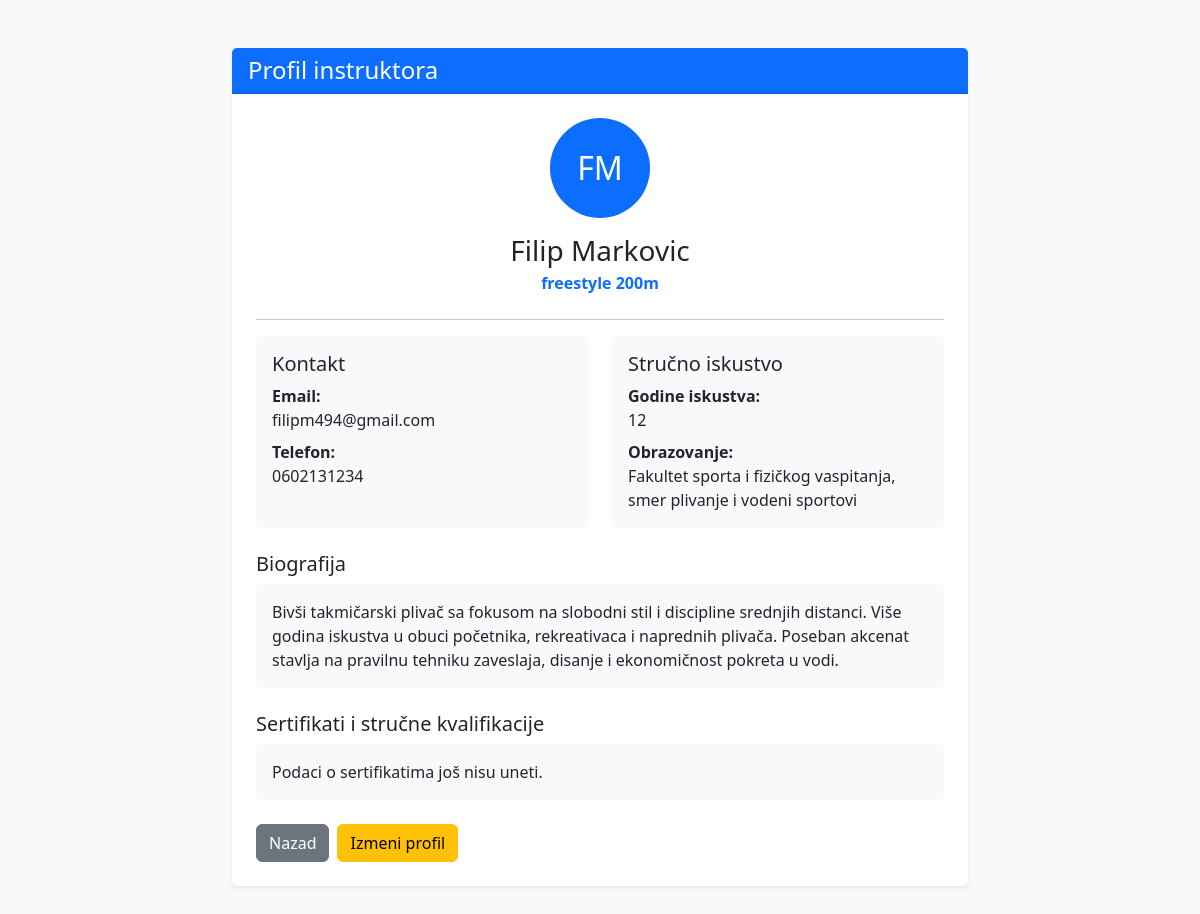
The app's page /plivanje_projekat/profil_instruktora.php?id=3 (signed in), older data.
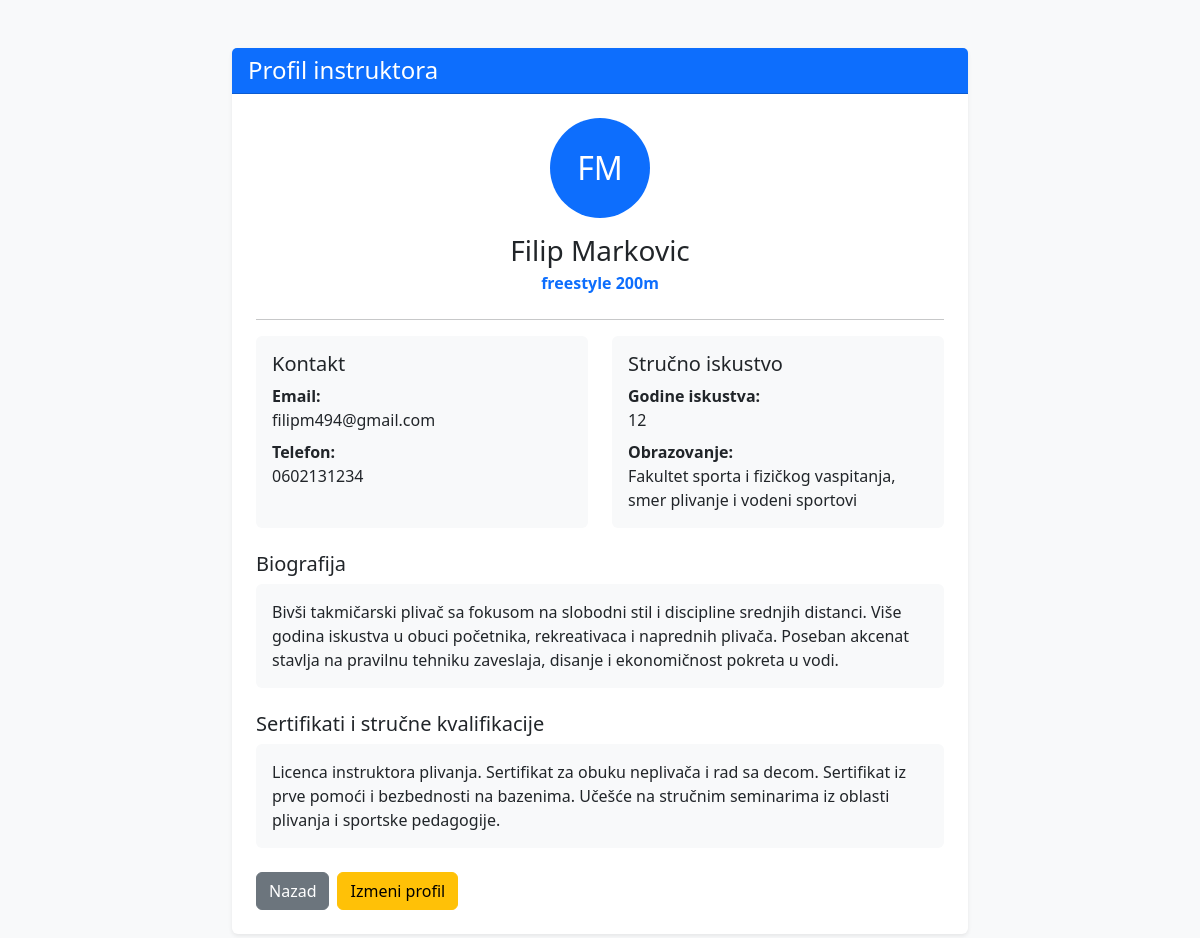
The same page, newer data.
### tables this page shows
CREATE TABLE IF NOT EXISTS `instruktori` (
  `id` int NOT NULL AUTO_INCREMENT,
  `ime` varchar(50) NOT NULL,
  `prezime` varchar(50) NOT NULL,
  `telefon` varchar(30) DEFAULT NULL,
  `email` varchar(100) DEFAULT NULL,
  `specijalnost` varchar(100) DEFAULT NULL,
  `biografija` text,
  `godine_iskustva` int DEFAULT NULL,
  `sertifikati_opis` text,
  `obrazovanje` varchar(255) DEFAULT NULL,
  PRIMARY KEY (`id`)
);

### plivanje_projekat/classes/BaseModel.php (called while the page is built, shortened)
<?php
require_once __DIR__ . '/../config/Database.php';
class BaseModel
{
    public function __construct()
    {
        $database = new Database();
        $this->connection = $database->connect();
    }
}

### plivanje_projekat/config/Database.php (called while the page is built)
<?php
class Database
{
    private string $host = 'localhost';
    private string $databaseName = 'plivanje_db';
    private string $username = 'root';
    private string $password = '';
    private ?PDO $connection = null;
    public function connect(): PDO
    {
        if ($this->connection === null) {
            try {
                $dsn = "mysql:host={$this->host};dbname={$this->databaseName};charset=utf8mb4";
                $this->connection = new PDO(
                    $dsn,
                    $this->username,
                    $this->password
                );
                $this->connection->setAttribute(
                    PDO::ATTR_ERRMODE,
                    PDO::ERRMODE_EXCEPTION
                );
                $this->connection->setAttribute(
                    PDO::ATTR_DEFAULT_FETCH_MODE,
                    PDO::FETCH_ASSOC
                );
            } catch (PDOException $exception) {
                die('Greška pri povezivanju sa bazom: ' . $exception->getMessage());
            }
        }
        return $this->connection;
    }
}

### plivanje_projekat/classes/Instruktor.php (called while the page is built, shortened)
<?php
require_once __DIR__ . '/BaseModel.php';
class Instruktor extends BaseModel implements CrudInterface
{
    public function findById(int $id): array|false
    {
        $sql = "SELECT * FROM instruktori WHERE id = :id";
        $stmt = $this->connection->prepare($sql);
        $stmt->execute([
            ':id' => $id
        ]);
        return $stmt->fetch();
    }
}

### plivanje_projekat/profil_instruktora.php (the view, shortened to what the changed rows need)
<?php
require_once __DIR__ . '/classes/Instruktor.php';
$instruktorModel = new Instruktor();
$id = filter_input(
    INPUT_GET,
    'id',
    FILTER_VALIDATE_INT
);
$instruktor = $instruktorModel->findById($id);
?>
<!DOCTYPE html>
<html lang="sr">
<head>
    <link
        href="https://cdn.jsdelivr.net/npm/bootstrap@5.3.3/dist/css/bootstrap.min.css"
        rel="stylesheet"
    >
</head>
<body class="bg-light">
<div class="container py-5">
    <div class="row justify-content-center">
        <div class="col-lg-8">
            <div class="card shadow-sm border-0">
                <div class="card-header bg-primary text-white">
                    <h1 class="h4 mb-0">
                        Profil instruktora
                    </h1>
                </div>
                <div class="card-body p-4">
                    <div class="text-center mb-4">
                        <div
                            class="rounded-circle bg-primary text-white d-inline-flex align-items-center justify-content-center mb-3"
                            style="width: 100px; height: 100px; font-size: 2rem;"
                        >
                            <?= htmlspecialchars(
                                strtoupper(
                                    substr($instruktor['ime'], 0, 1)
                                    . substr($instruktor['prezime'], 0, 1)
                                )
                            ) ?>
                        </div>
                        <h2 class="h3 mb-1">
                            <?= htmlspecialchars(
                                $instruktor['ime']
                                . ' '
                                . $instruktor['prezime']
                            ) ?>
                        </h2>
                        <p class="text-primary fw-bold mb-0">
                            <?= htmlspecialchars(
                                $instruktor['specijalnost']
                                ?? 'Instruktor plivanja'
                            ) ?>
                        </p>
                    </div>
                    <div class="row g-4">
                        <div class="col-md-6">
                            <div class="card h-100 border-0 bg-light">
                                <div class="card-body">
                                    <h3 class="h5">
                                        Kontakt
                                    </h3>
                                    <p class="mb-2">
                                        <strong>Email:</strong><br>
                                        <?= htmlspecialchars(
                                            $instruktor['email']
                                            ?? 'Nije unet'
                                        ) ?>
                                    </p>
                                    <p class="mb-0">
                                        <strong>Telefon:</strong><br>
                                        <?= htmlspecialchars(
                                            $instruktor['telefon']
                                            ?? 'Nije unet'
                                        ) ?>
                                    </p>
                                </div>
                            </div>
                        </div>
                        <div class="col-md-6">
                            <div class="card h-100 border-0 bg-light">
                                <div class="card-body">
                                    <h3 class="h5">
                                        Stručno iskustvo
                                    </h3>
                                    <p class="mb-2">
                                        <strong>Godine iskustva:</strong><br>
                                        <?= isset($instruktor['godine_iskustva'])
                                            && $instruktor['godine_iskustva'] !== null
                                            ? (int) $instruktor['godine_iskustva']
                                            : 'Nije uneto' ?>
                                    </p>
                                    <p class="mb-0">
                                        <strong>Obrazovanje:</strong><br>
                                        <?= htmlspecialchars(
                                            $instruktor['obrazovanje']
                                            ?? 'Nije uneto'
                                        ) ?>
                                    </p>
                                </div>
                            </div>
                        </div>
                    </div>
                    <div class="mt-4">
                        <h3 class="h5">
                            Biografija
                        </h3>
                        <div class="p-3 bg-light rounded">
                            <?= nl2br(
                                htmlspecialchars(
                                    $instruktor['biografija']
                                    ?? 'Biografija instruktora još nije uneta.'
                                )
                            ) ?>
                        </div>
                    </div>
                    <div class="mt-4">
                        <h3 class="h5">
                            Sertifikati i stručne kvalifikacije
                        </h3>
                        <div class="p-3 bg-light rounded">
                            <?= nl2br(
                                htmlspecialchars(
                                    $instruktor['sertifikati_opis']
                                    ?? 'Podaci o sertifikatima još nisu uneti.'
                                )
                            ) ?>
                        </div>
                    </div>
                </div>
            </div>
        </div>
    </div>
</div>
</body>
</html>

Row changes from the older to the newer data that the page shows:
changed instruktori "FM": sertifikati_opis "Podaci o sertifikatima još nisu uneti." → "Licenca instruktora plivanja. Sertifikat za obuku neplivača i rad sa decom. Sertifikat iz prve pomoći i bezbednosti na bazenima. Učešće na stručnim seminarima iz oblasti plivanja i sportske pedagogije."
